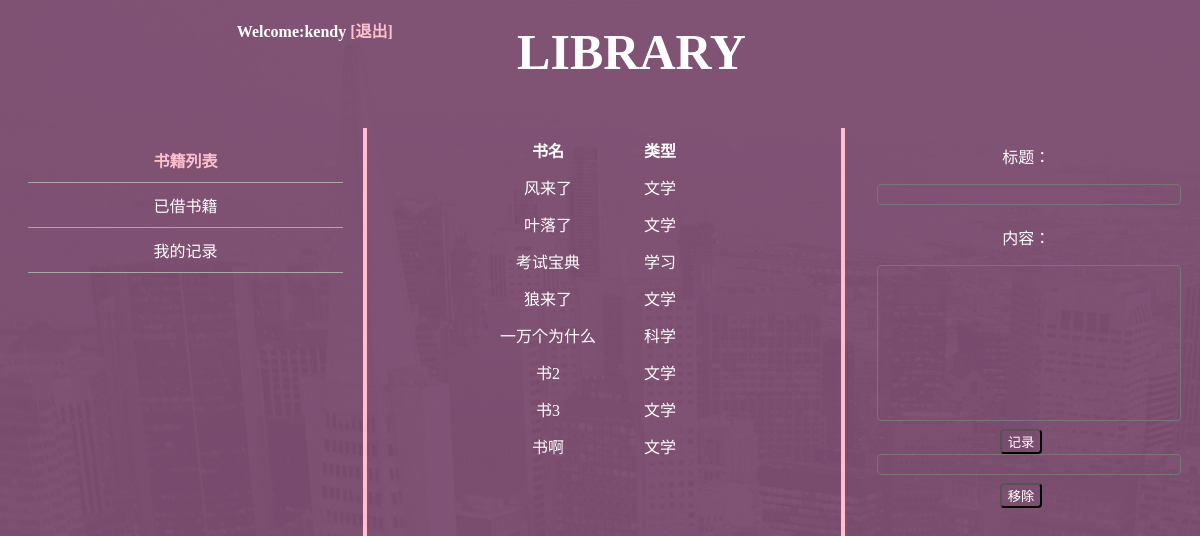
Screenshot of /student/ (signed in) with the database file from the repository.
### app/models.py (models this page shows, shortened)
class Book(models.Model):
    bname = models.CharField(max_length=30) #书名
    bcount = models.IntegerField() #数量
    bposition = models.CharField(max_length=50) #位置
    btype = models.ForeignKey(Type) #类型
    bintroduction = models.TextField(blank=True) # 简介

class Type(models.Model): #书本类型
    tname = models.CharField(max_length=30) #种类名
    def __str__(self):
        return self.tname

### app/views.py (the view)
# urls.py: url(r'^student/$', views.student, name='student'),
def student(request):
    book_list = Book.objects.all()
    has_borrow = Borrow.objects.filter(student_id=request.session['id'])
    return render(request, 'app/student.html', {'book_list': book_list, 'has_borrow': has_borrow})

### app/templates/app/student.html (shortened to what this page needs)
{% extends "app/base.html" %}
{% load static %}
		{% block content %}
		<section class="left">
			<div>
				<span class="book-list" onclick="showhide('.book-list')">书籍列表</span>
            	<span class="has-borrow" onclick="showhide('.has-borrow')">已借书籍</span>
            	<span class="accordion" onclick="showhide('.accordion')">我的记录</span>
			</div>
		</section>
		<section class="center">
			<div class="book-list">
				<table cellspacing="10">
	                <tr>
	                    <th>书名</th>
	                    <th>类型</th>
	                </tr>
	                {% if book_list %}
	                    {% for b in book_list %}
	                        <tr>
	                            <td><a href="{% url 'app:detail' b.id %}">{{ b.bname }}</a></td>
	                            <td>{{ b.btype }}</td>
	                        </tr>
	                    {% endfor %}
	                {% endif %}
	            </table>
			</div>
		</section>
		<section class="right">
			<p>标题：</p>
			<textarea rows="1" id="markTitle"></textarea>
			<p>内容：</p>
			<textarea rows="10" id="markContent"></textarea>
			<button onclick="setMark()" class="button">记录</button>
			<textarea rows="1" id="removeTitle" title="标题"></textarea>
			<button onclick="removeMark()" class="button">移除</button>
		</section>
		{% endblock %}

### app/templates/app/base.html (shortened to what this page needs)
<!DOCTYPE html>
{% load static %}
<html>
	<head>
		<link rel="stylesheet" type="text/css" href="{% static 'app/style.css' %}">
		<link rel="stylesheet" type="text/css" href="{% static 'app/jquery-ui.css' %}"/>
	</head>
	<body>
		{% block head %}
			<div class="head">
		        <span class="title">{% block title %}LIBRARY{% endblock %}</span>
		        {% if request.session.id %}
	                Welcome:{{ request.session.name }}
	                <a href="{% url 'app:logout' %}">[退出]</a>
		        {% endif %}
		    </div>
	    {% endblock %}
	    {% block content %}
	    {% endblock %}
	</body>
</html>

### app/static/app/style.css (style rules this page uses)
body { background-image: url(img/1.jpg); color: white; }
a { text-decoration: none; color: white; }
.head { overflow: hidden;height: 100px;padding: 10px 0px;border-radius: 6px 6px 0px 0px;font-weight: bold; }
.head a { color: pink; }
.head .title { float: left;font-size: 50px;position: relative;left: 43%;color: white;top: 5px; }
.button { border-radius: 4px;cursor: pointer;background: transparent;color: white; }
.left { text-align: center;width: 30%;float: left;border-right: 4px solid pink;height: 600px; }
.left div { margin: 10px 20px; }
.left span { display: block;color: white; cursor: pointer;border-bottom: 1px solid darkgray;padding: 10px 0px; }
.left .select { font-weight: bold;color: pink; }
.center { float: left;width: 40%;border-right: 4px solid pink;height: 600px; }
.center table { table-layout: fixed;margin: 0px auto; }
.center .book-list th, td { width: 100px;white-space: nowrap;line-height: 25px;overflow: hidden;text-align: center; }
.right { float: right;width: 28%; }
.right p { text-align: center; }
.right textarea { resize: none;width: 90%;margin-left: 5%; }
.right button { position: relative;left: 42%;border-radius: 4px;margin-top: 4px; }
textarea, input, select { border-radius: 4px; background: transparent;color: white; }

### rows the page displays
Book: bname "风来了", btype "文学"
Book: bname "叶落了", btype "文学"
Book: bname "考试宝典", btype "学习"
Book: bname "狼来了", btype "文学"
Book: bname "一万个为什么", btype "科学"
Book: bname "书2", btype "文学"
Book: bname "书3", btype "文学"
Book: bname "书啊", btype "文学"

### other values shown
{{ request.session.name }} "kendy"
